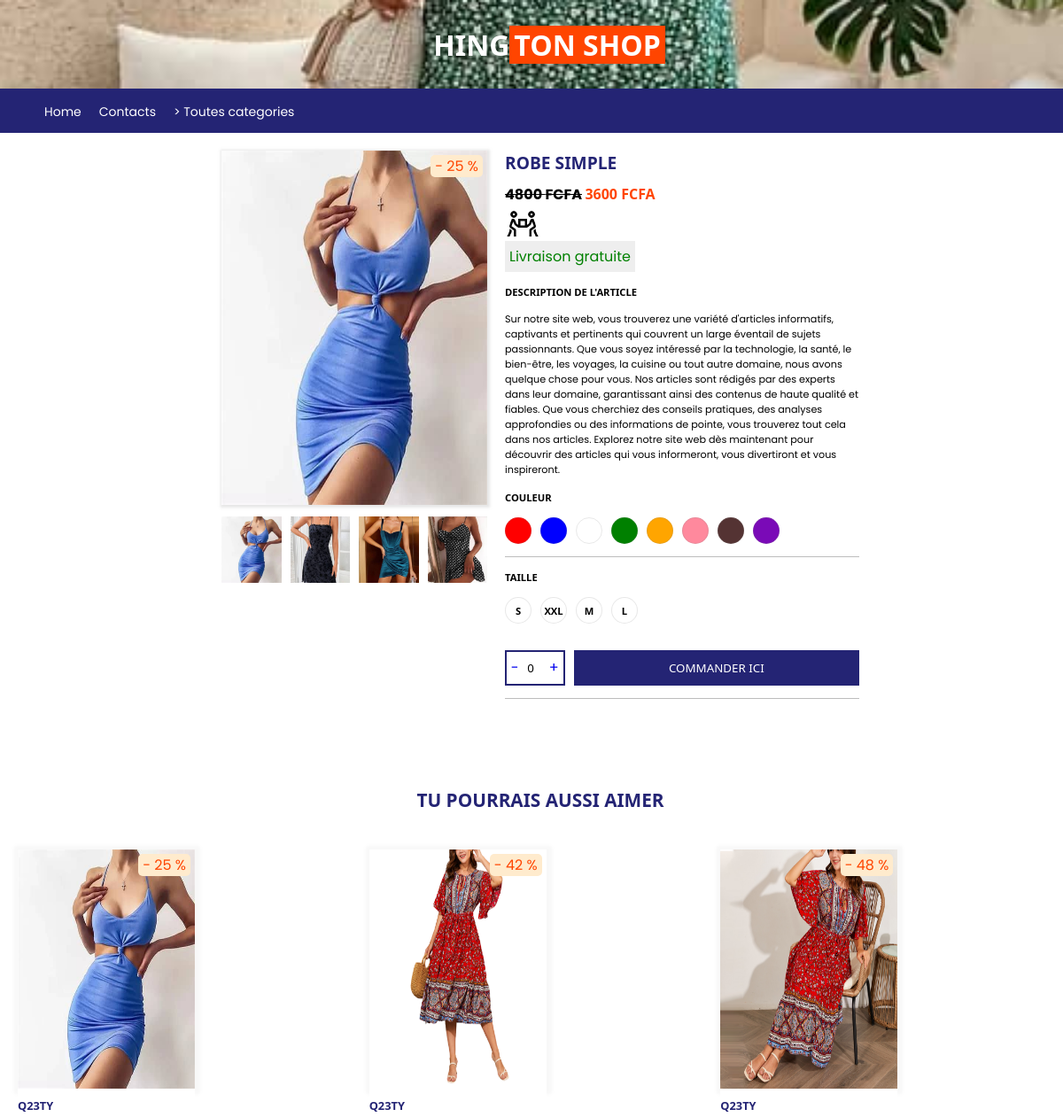
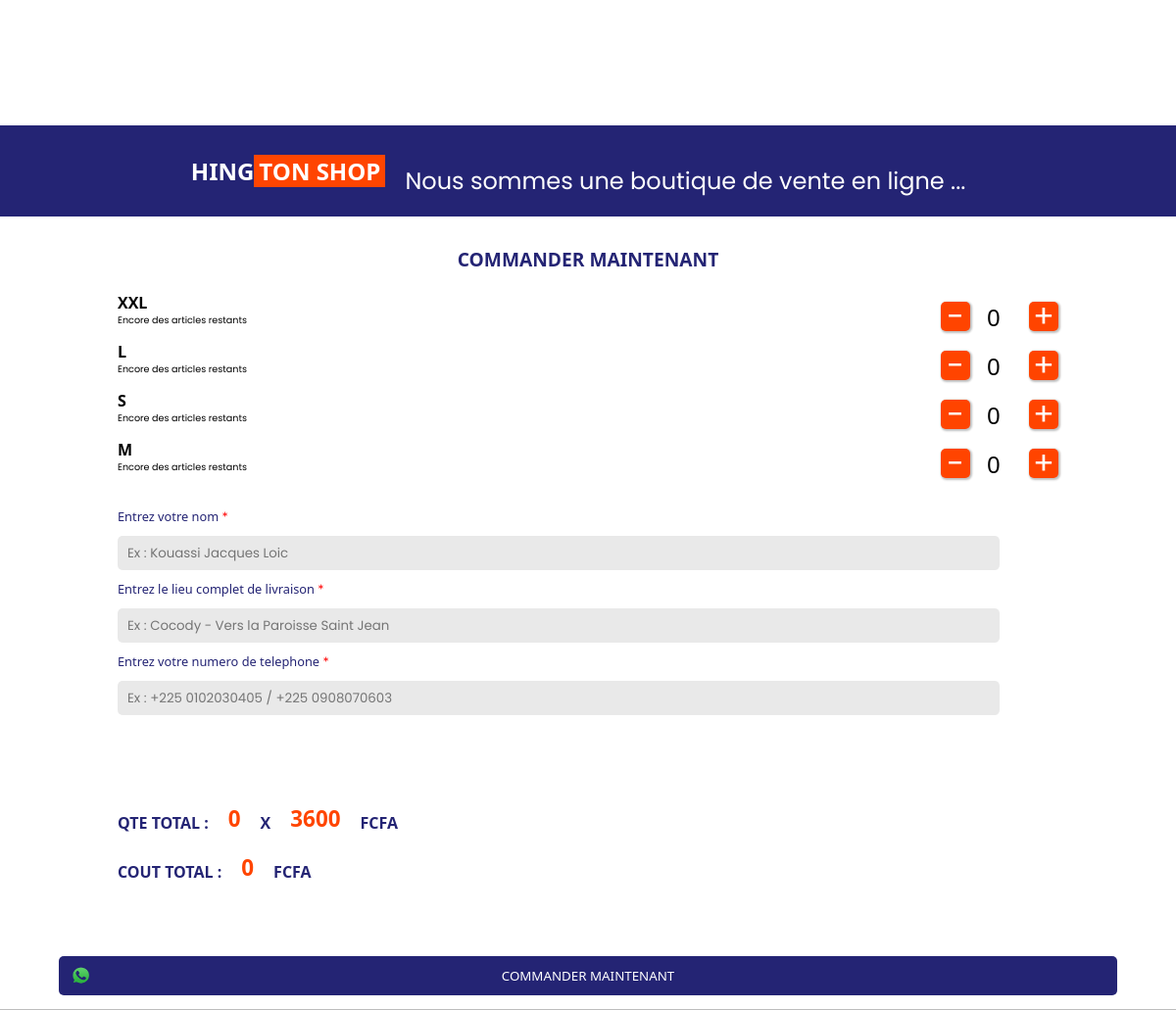
Page /info/1 on the earlier database version (2 pictures, top to bottom).
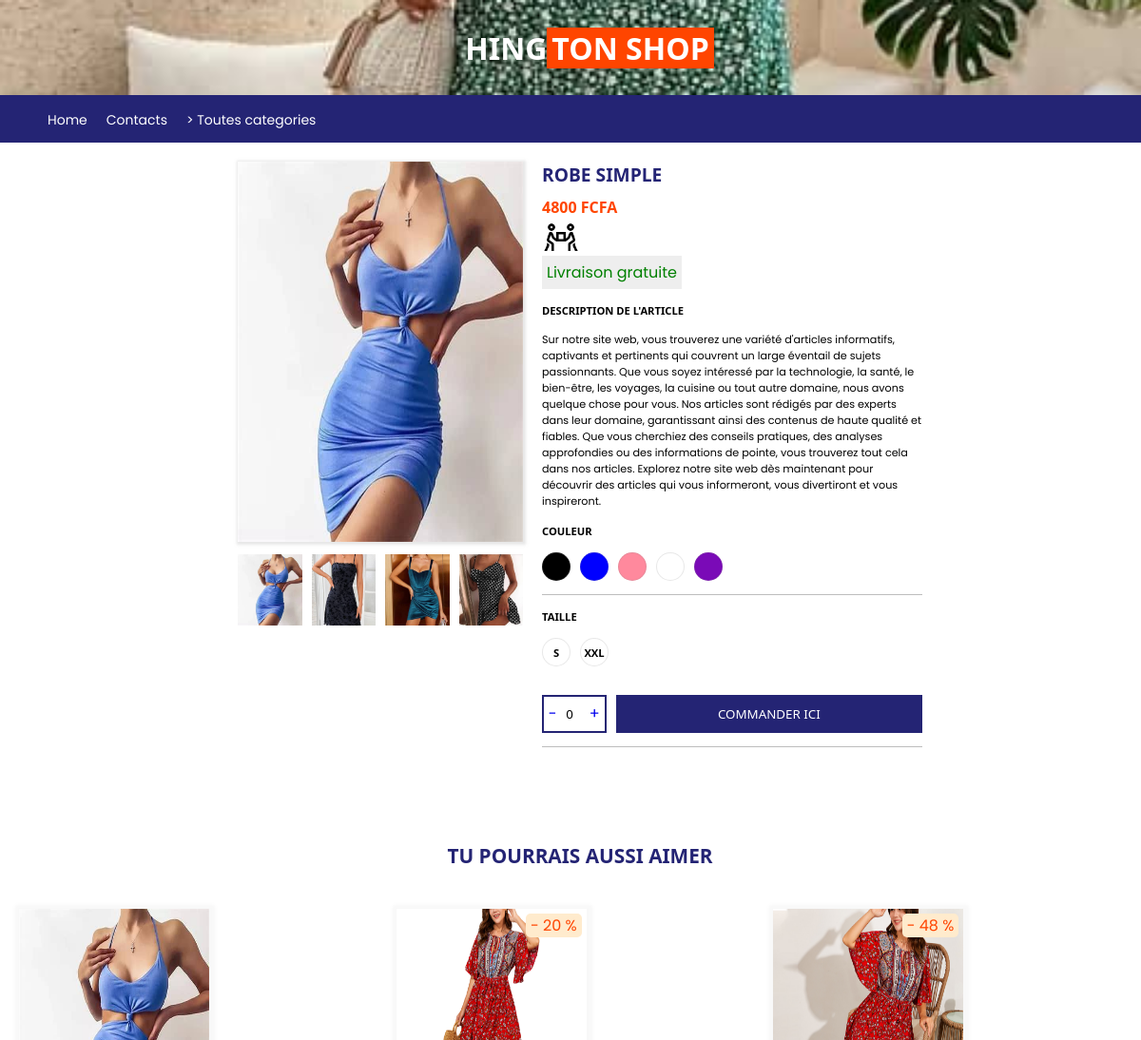
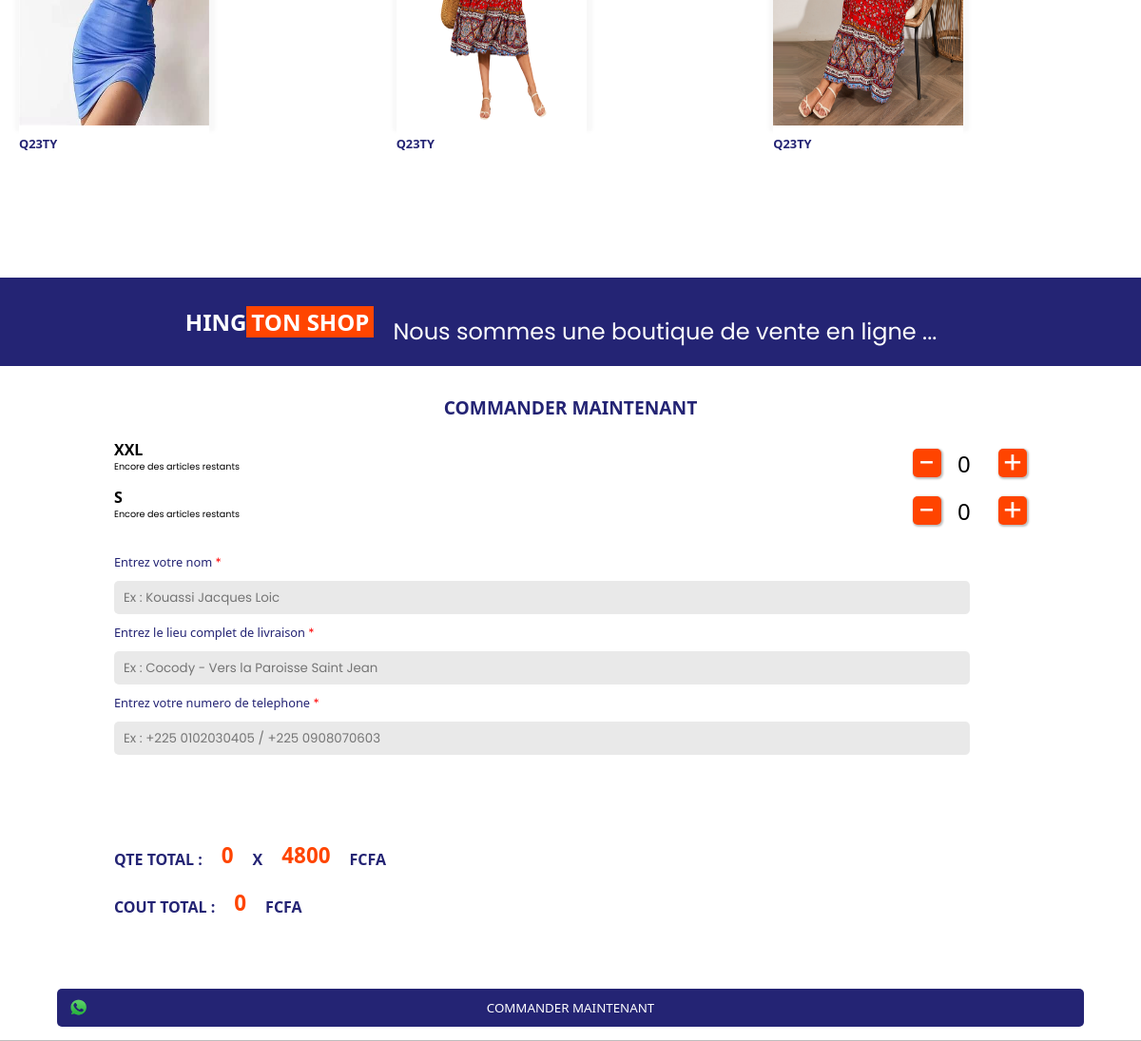
Same page on the later database version (2 pictures, top to bottom).
### app.py (models this page shows, shortened)
class Ajouter(db.Model):
    id = db.Column(db.Integer, primary_key = True)
    nom = db.Column(db.String(15), unique = False , nullable = False)
    description = db.Column(db.String(100), unique = False , nullable = False)
    prix = db.Column(db.String(100), unique = False , nullable = False)
    porce = db.Column(db.String(100), unique = False , nullable = False)
    porceprix = db.Column(db.String(100), unique = False , nullable = False)
    categorie = db.Column(db.String(100), unique = False , nullable = False)
    image = db.Column(db.String(100), unique = True , nullable = False)
    twoimage = db.Column(db.String(100), unique = False , nullable = False)
    threeimage = db.Column(db.String(100), unique = False , nullable = False)
    forimage = db.Column(db.String(100), unique = False , nullable = False)
    xs = db.Column(db.String(100), unique = False , nullable = False)
    s = db.Column(db.String(100), unique = False , nullable = False)
    m = db.Column(db.String(100), unique = False , nullable = False)
    l = db.Column(db.String(100), unique = False , nullable = False)
    xl = db.Column(db.String(100), unique = False , nullable = False)
    xxl = db.Column(db.String(100), unique = False , nullable = False)
    rouge = db.Column(db.String(100), unique = False , nullable = False)
    blanc = db.Column(db.String(100), unique = False , nullable = False)
    noir = db.Column(db.String(100), unique = False , nullable = False)
    jaune = db.Column(db.String(100), unique = False , nullable = False)
    vert = db.Column(db.String(100), unique = False , nullable = False)
    orange = db.Column(db.String(100), unique = False , nullable = False)
    bleu = db.Column(db.String(100), unique = False , nullable = False)
    rose = db.Column(db.String(100), unique = False , nullable = False)
    marron = db.Column(db.String(100), unique = False , nullable = False)
    violet = db.Column(db.String(100), unique = False , nullable = False)
    gris = db.Column(db.String(100), unique = False , nullable = False)
    tranwite = db.Column(db.String(100), unique = False , nullable = False)
    tranneuf = db.Column(db.String(100), unique = False , nullable = False)
    karente = db.Column(db.String(100), unique = False , nullable = False)
    tranwiteun = db.Column(db.String(100), unique = False , nullable = False)
    tranwitedeux = db.Column(db.String(100), unique = False , nullable = False)
    tranwitrois = db.Column(db.String(100), unique = False , nullable = False)
    tranwitekate = db.Column(db.String(100), unique = False , nullable = False)

### app.py (the view)
@app.route('/info/<int:id>')
def info(id):
    commenta = []
    recupe = Ajouter.query.all()
    for i in recupe:
        if i.categorie == "VetementFemme" :
            commenta.append(i)
    if len(commenta)>10 :
        commenta = commenta[:10]
    user = Ajouter.query.filter_by(id=id).first()
    if user :
        data = [user.image,user.twoimage,user.threeimage,user.forimage]
        return render_template('info.html',user = user,data=data,commenta=commenta)
    print("MO")
    return redirect("/vente")

### templates/info.html (shortened to what the changed rows need)
<!DOCTYPE html>
<html lang="en">
<head>
    <link rel="stylesheet" href="/static/CSS/info.css">
</head>
<body>
    <div class="ente">
        <div class="tete">
            <div class="te1">
                <h1 style="font-family: 'Segoe UI', Tahoma, Geneva, Verdana, sans-serif;font-size: 2rem;color: white;
            ">HING<span id="deuxlogo">TON SHOP</span></h1>
            </div>
        </div>
    </div>
    <div class="artivles">
        <div class="vetemm">
            {% if data[0] %}
            <div class="ecran" style="width: 100% ; height: 80%; box-shadow: 1px 1px 3px 2px rgba(181, 181, 181, 0.336);">
               <img src="{{url_for('static', filename='uploads/' + data[0])}}" alt="" id="ecran" width="100%" height="100%">
            </div>
            {% endif %}
            {% if user.porce != '0' %}
            <div class="gdhd">
                <span>
                    <p style="color: orangered;padding-left: 5px;padding-right: 5px;">- {{user.porce}} %</p>
                </span>
            </div>
            {% endif %}
            <div class="resteDeImage">
                {% if data[0] != 'vide' %}
                <div class="restepres" id="image0">
                    <img src="{{url_for('static', filename='uploads/' + data[0])}}" width="100%" height="100%"  alt="">
                </div>
                {% endif %}
                {% if data[1] != 'vide' %}
                <div class="restepres" id="image1">
                    <img src="{{url_for('static', filename='uploads/' + data[1])}}" width="100%" height="100%"  alt="">
                </div>
                {% endif %}
                {% if data[2]!= 'vide' %}
                <div class="restepres" id="image2">
                    <img src="{{url_for('static', filename='uploads/' + data[2])}}" width="100%" height="100%"  alt="">
                </div>
                {% endif %}
                {% if data[3] != 'vide' %}
                <div class="restepres" id="image3">
                    <img src="{{url_for('static', filename='uploads/' + data[3])}}" width="100%" height="100%"  alt="">
                </div>
                {% endif %}
            </div>
        </div>
        <div class="infoeisd">
            <h1 style="font-family: 'Segoe UI', Tahoma, Geneva, Verdana, sans-serif;font-size: 1.2rem;color: rgb(36, 36, 116);text-transform: uppercase;padding-bottom: 10px;">{{user.nom}}</h1>
            <h1 style="font-family: 'Segoe UI', Tahoma, Geneva, Verdana, sans-serif;font-size: 1rem;color: orangered;text-transform: uppercase;">
                {% if user.porce != '0' %}
                <span>
                    <s style="color: black;">{{user.prix}} FCFA</s>
                </span>
                {% endif %}
                {{user.porceprix}} FCFA
            </h1>
            <div class="livarsipn">
                <img src="{{url_for('static', filename='IMAGE/livarsin.png')}}" width="40px" height="40px"  alt="">
                <p style="color: green;background-color: rgba(220, 220, 220, 0.49);padding: 5px;display: flex;align-items: center;">Livraison gratuite </p>
            </div>
            <h1 style="font-family: 'Segoe UI', Tahoma, Geneva, Verdana, sans-serif;font-size: 0.7rem;padding-top: 15px;">DESCRIPTION DE L'ARTICLE</h1>
            <p style="padding-top: 15px;font-size: 0.7rem;">{{user.description}} </p>
            <h1 style="font-family: 'Segoe UI', Tahoma, Geneva, Verdana, sans-serif;font-size: 0.7rem;padding-top: 15px;">COULEUR</h1>
            <div class="cerfsd">
                {% if user.noir == 'noir' %}
                <div class="colornoir">
                </div>
                {% endif %}
                {% if user.rouge == 'rouge' %}
                <div class="colorrouge">
                </div>
                {% endif %}
                {% if user.bleu == 'bleu' %}
                <div class="colorbleu">
                </div>
                {% endif %}
                {% if user.jaune == 'jaune' %}
                <div class="coloryello">
                </div>
                {% endif %}
                {% if user.vert == 'vert' %}
                <div class="colorgreen">
                </div>
                {% endif %}
                {% if user.orange == 'orange' %}
                <div class="colororange">
                </div>
                {% endif %}
                {% if user.rose == 'rose' %}
                <div class="colorrose">
                </div>
                {% endif %}
                {% if user.blanc == 'blanc' %}
                <div class="colorblanc">
                </div>
                {% endif %}
                {% if user.marron == 'marron' %}
                <div class="colormarron">
                </div>
                {% endif %}
                {% if user.violet == 'violet' %}
                <div class="colorviolet">
                </div>
                {% endif %}
            </div>
            <h1 style="font-family: 'Segoe UI', Tahoma, Geneva, Verdana, sans-serif;font-size: 0.7rem;padding-top: 15px;">TAILLE</h1>
            <div class="cerfsd2">
                {% if user.s == 's' %}
                <div class="rodewq22">
                </div>
                {% endif %}
                {% if user.xxl == 'xxl' %}
                <div class="rodewq22">
                </div>
                {% endif %}
                {% if user.m == 'm' %}
                <div class="rodewq22">
                    <p style="font-family: 'Segoe UI', Tahoma, Geneva, Verdana, sans-serif;font-size: 0.7rem;">M</p>
                </div>
                {% endif %}
                {% if user.l == 'l' %}
                <div class="rodewq22">
                    <p style="font-family: 'Segoe UI', Tahoma, Geneva, Verdana, sans-serif;font-size: 0.7rem;">L</p>
                </div>
                {% endif %}
            </div>
            <a href="#formuhfh1">
            <div class="commande">
            </div>
            </a>
        </div>
    </div>
    <div class="vtefemmes">
        <h1 style="font-family: 'Segoe UI', Tahoma, Geneva, Verdana, sans-serif;font-size: 1.3rem;text-align: center;padding-bottom: 20px;
        color: rgb(36, 36, 116);padding-left: 20px;">TU POURRAIS AUSSI AIMER</h1>
    </div>
    <div class="afficje">
        {% for i in commenta %}
        <a href="/info/{{i.id}}" class="b1">
            <div class="pheorf">
                <img src="{{url_for('static', filename='uploads/' + i.image)}}" width="100%" height="100%"  alt="">
            </div>
            {% if i.porce != "0" %}
                    <div class="gdhd">
                        <span>
                            <p style="color: orangered;padding-left: 5px;padding-right: 5px;">- {{i.porce}} %</p>
                        </span>
                    </div>
                {% endif %}
            <div class="pheorf2">
                <h1 style="font-family: 'Segoe UI', Tahoma, Geneva, Verdana, sans-serif;font-size:0.8rem;
        color: rgb(36, 36, 116);">Q23TY</h1>
            </div>
        </a>
        {% endfor %}
    </div>
    <footer id="foot">
        <header id="head">
            <h1 style="font-family: 'Segoe UI', Tahoma, Geneva, Verdana, sans-serif;font-size: 1.5rem;text-align: center;padding-bottom: 30px;padding-top: 10px;color: white;
            ">HING<span id="deuxlogo">TON SHOP</span></h1>
        </header>
    </footer>
    <div class="formuhfh">
        <form method="post" action="/ssm/{{user.id}}"
        enctype="multipart/form-data"  id="formuhfh1">
            <div class="hqeerss">
                {% if user.xxl == 'xxl' %}
                <div class="nombredexl">
                    <div class="nombredexltaille">
                        <h1 style="font-family: 'Segoe UI', Tahoma, Geneva, Verdana, sans-serif;font-size: 1rem;color: black;">XXL</h1>
                    </div>
                </div>
                {% endif %}
                {% if user.l == 'l' %}
                <div class="nombredexl">
                    <div class="nombredexltaille">
                        <h1 style="font-family: 'Segoe UI', Tahoma, Geneva, Verdana, sans-serif;font-size: 1rem;color: black;">L</h1>
                        <p style="font-size: 0.6rem;color: black;">Encore des articles restants</p>
                    </div>
                    <div class="nombredexlquant">
                        <div class="mmoiie" onclick="moinsp('lnumq')">
                            <p style="color: white;font-size: 2rem;">-</p>
                        </div>
                        <div class="mmmoihfrd">
                            <input type="text" value="0" style="width: 50px;border: none;font-family: 'Segoe UI', Tahoma, Geneva, Verdana, sans-serif;font-size: 1.5rem;" id="lnumq" name="lnum">
                        </div>
                        <div class="mmoiie" onclick="plusp('lnumq')">
                            <p style="color: white;font-size: 2rem;" >+</p>
                        </div>
                    </div>
                </div>
                {% endif %}
                {% if user.s == 's' %}
                <div class="nombredexl">
                    <div class="nombredexltaille">
                        <h1 style="font-family: 'Segoe UI', Tahoma, Geneva, Verdana, sans-serif;font-size: 1rem;color: black;">S</h1>
                    </div>
                </div>
                {% endif %}
                {% if user.m == 'm' %}
                <div class="nombredexl">
                    <div class="nombredexltaille">
                        <h1 style="font-family: 'Segoe UI', Tahoma, Geneva, Verdana, sans-serif;font-size: 1rem;color: black;">M</h1>
                        <p style="font-size: 0.6rem;color: black;">Encore des articles restants</p>
                    </div>
                    <div class="nombredexlquant">
                        <div class="mmoiie" onclick="moinsp('mnumq')">
                            <p style="color: white;font-size: 2rem;">-</p>
                        </div>
                        <div class="mmmoihfrd">
                            <input type="text" value="0" style="width: 50px;border: none;font-family: 'Segoe UI', Tahoma, Geneva, Verdana, sans-serif;font-size: 1.5rem;" id="mnumq" name="mnum">
                        </div>
                        <div class="mmoiie" onclick="plusp('mnumq')">
                            <p style="color: white;font-size: 2rem;" >+</p>
                        </div>
                    </div>
                </div>
                {% endif %}
            </div>
            <div class="pierteer">
                <p style="text-align: start;padding-left: 20px;color: rgb(36, 36, 116);font-size: 1rem;font-family: 'Segoe UI', Tahoma, Geneva, Verdana, sans-serif;padding-bottom: 10px;font-weight: bolder;padding-top: 20PX;">QTE TOTAL : </p>
                <p id="somiu" style="text-align: start;padding-left: 20px;color: orangered;font-size: 1.4rem;font-family: 'Segoe UI', Tahoma, Geneva, Verdana, sans-serif;padding-bottom: 10px;font-weight: bolder;padding-top: 20PX;">0</p>
                <p style="text-align: start;padding-left: 20px;color: rgb(36, 36, 116);font-size: 1rem;font-family: 'Segoe UI', Tahoma, Geneva, Verdana, sans-serif;padding-bottom: 10px;font-weight: bolder;padding-top: 20PX;"> X </p>
                <p id="somiu" style="text-align: start;padding-left: 20px;color: orangered;font-size: 1.4rem;font-family: 'Segoe UI', Tahoma, Geneva, Verdana, sans-serif;padding-bottom: 10px;font-weight: bolder;padding-top: 20PX;">{{user.porceprix}}</p>
                <p style="text-align: start;padding-left: 20px;color: rgb(36, 36, 116);font-size: 1rem;font-family: 'Segoe UI', Tahoma, Geneva, Verdana, sans-serif;padding-bottom: 10px;font-weight: bolder;padding-top: 20PX;"> FCFA</p>
            </div>
        </form>
    </div>
</body>
</html>

Differences in the rows shown:
changed Ajouter "ROBE SIMPLE": porceprix "3600" → "4800"; noir "rien" → "noir" (drawn); blanc "rien" → "blanc" (drawn); porce "25" → (not shown); prix "4800" → (not shown); rouge "rouge" → empty (drawn); jaune "jaune" → empty (drawn); vert "vert" → empty (drawn); orange "orange" → empty (drawn); marron "marron" → empty (drawn); m "m" → empty (drawn); l "l" → empty (drawn)
changed Ajouter (number 2 of 3 on the later page): porce "42" → "20"
Other differences:
form field lnum: "0" → (not shown)
form field mnum: "0" → (not shown)
text no longer shown: "- % FCFA M L L Encore des articles restants - + M Encore des articles restants - +"
